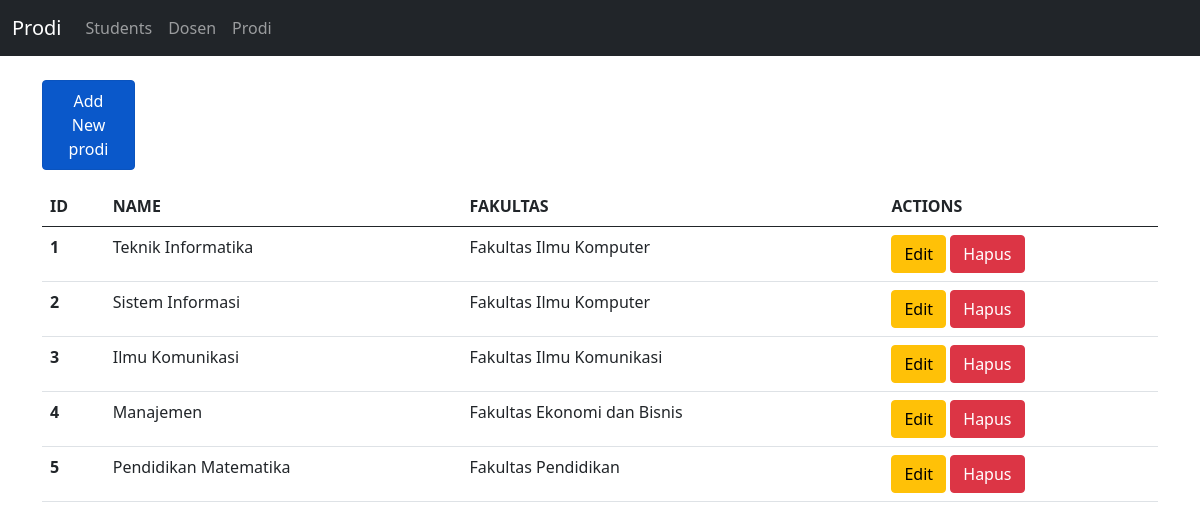
The page /MVC/prodi.php on the database its author committed.
### tables this page shows
CREATE TABLE `prodi`  (
  `id` int NOT NULL AUTO_INCREMENT,
  `nama_prodi` varchar(255) NOT NULL,
  `fakultas` varchar(255) NOT NULL,
  PRIMARY KEY (`id`) USING BTREE
);

### MVC/controllers/Prodi.controller.php (called while the page is built, shortened)
<?php
include_once("views/Prodi.view.php");
class ProdiController
{
    private $prodi;
    function __construct()
    {
        $this->prodi = new Prodi(Conf::$db_host, Conf::$db_user, Conf::$db_pass, Conf::$db_name);
    }
    public function index()
    {
        $this->prodi->open();
        $this->prodi->getProdi();
        $data = array();
        while ($row = $this->prodi->getResult()) {
            array_push($data, $row);
        }
        $view = new ProdiView();
        $view->render($data);
    }
}

### MVC/views/Prodi.view.php (the view, shortened to what this page needs)
<?php
class ProdiView
{
  public function render($data)
  {
    $tabel = null;
    $tabel .= "<tr>
    <th>ID</th>
    <th>NAME</th>
    <th>FAKULTAS</th>
    <th>ACTIONS</th>
    </tr>";
    $no = 1;
    $dataProdi = null;
    foreach($data as $val){
      list($id, $nama, $fakultas) = $val;
      $dataProdi .= "<tr>
                <th scope='row'>" . $no++ . "</th>
                <td>" . $nama . "</td>
                <td>" . $fakultas . "</td>
                <td>
                  <a href='prodi.php?edit_id=" . $id .  "' class='btn btn-warning''>Edit</a>
                  <a href='prodi.php?hapus=" . $id . "' class='btn btn-danger''>Hapus</a>
                </td>
              </tr>";
    }
    $sub_judul = null;
    $sub_judul .= "<a class='navbar-brand' href='prodi.php'>Prodi</a>";
    $new = null;
    $new .= "<a type='button' class='btn btn-primary nav-link active' href='prodi.php?create_prodi'>Add New prodi</a>";
  }
}

### rows shown on the page
prodi: nama_prodi "Teknik Informatika", fakultas "Fakultas Ilmu Komputer"
prodi: nama_prodi "Sistem Informasi", fakultas "Fakultas Ilmu Komputer"
prodi: nama_prodi "Ilmu Komunikasi", fakultas "Fakultas Ilmu Komunikasi"
prodi: nama_prodi "Manajemen", fakultas "Fakultas Ekonomi dan Bisnis"
prodi: nama_prodi "Pendidikan Matematika", fakultas "Fakultas Pendidikan"

### other values the page prints
$this->content "Students Dosen Prodi"
